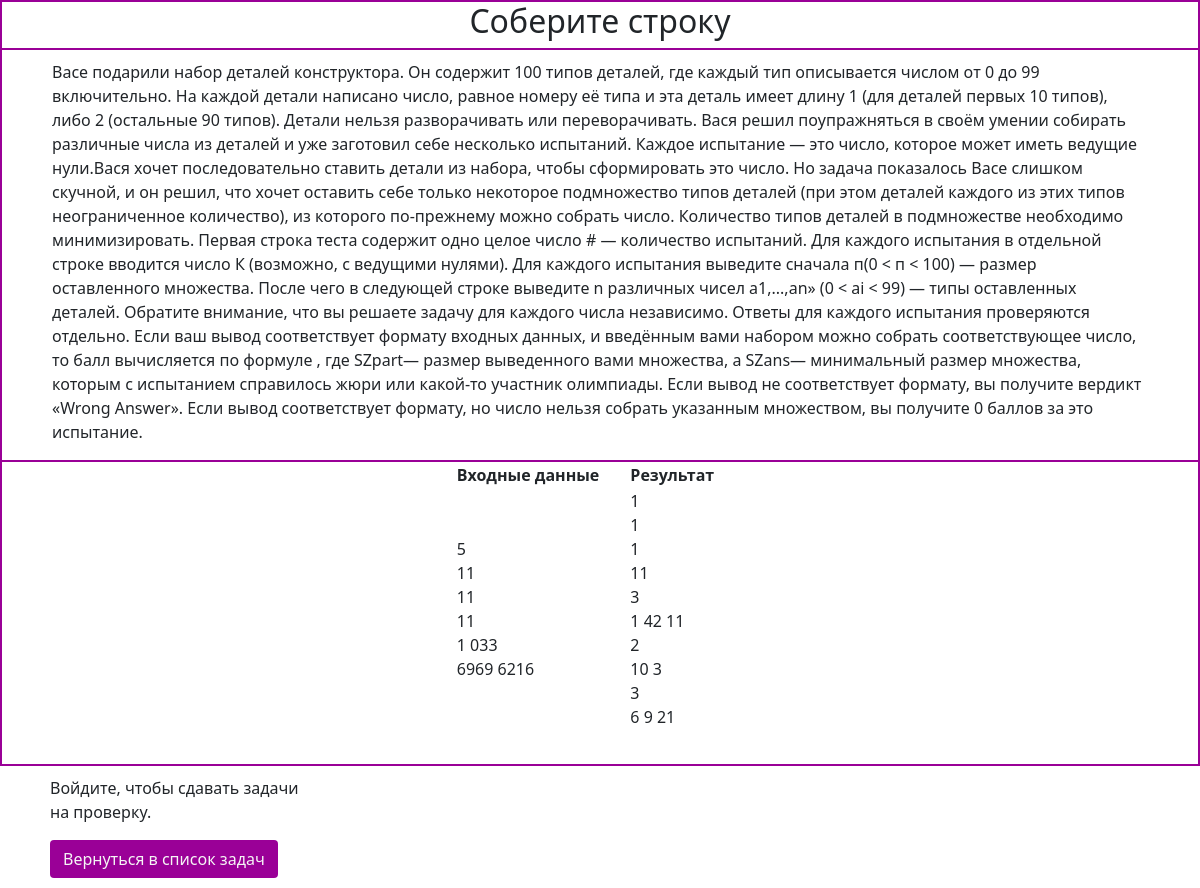
Screenshot of /task/4 with the database file from the repository.
### files/tasks.py (models this page shows)
class Task(SqlAlchemyBase):
    __tablename__ = 'task'
    id = sqlalchemy.Column(sqlalchemy.Integer, primary_key=True, autoincrement=True)
    name = sqlalchemy.Column(sqlalchemy.Text, nullable=True)
    text = sqlalchemy.Column(sqlalchemy.Text, nullable=True)
    input_text = sqlalchemy.Column(sqlalchemy.Text, nullable=True)
    output_text = sqlalchemy.Column(sqlalchemy.Text, nullable=True)

### app.py (the view)
@app.route('/task/<int:id_task>')
def task_page(id_task):
    db_sess = create_session()
    collection_title = '/tasks'
    t = db_sess.query(Task).filter(Task.id == id_task).first()
    return render_template('task_template.html', collection_title=collection_title, t=t, z="c")

### files/db_session.py (called while the page is built)
def create_session() -> Session:
    global __factory
    return __factory()

### templates/task_template.html (shortened to what this page needs)
<!DOCTYPE html>
<html lang="en">
<head>
    <link rel="stylesheet" href="https://cdn.jsdelivr.net/npm/bootstrap@5.1.3/dist/css/bootstrap.min.css">
    <link rel="stylesheet" href="../static/css/task.css">
</head>
<body>
    <div class="h2Div"><h2>{{t.name}}</h2></div>
    <div class="textOfTask"><p class="text-of-task">{{t.text}}</p></div>
    <div class="tableCenter">
        <table align="center">
            <tr>
                <th>Входные данные</th>
                <th>Результат</th>
            </tr>
            <tr>
                <td>
                    {% for i in t.input_text.split("<br>") %}
                        {{i}}<br>
                    {% endfor %}
                </td>
                <td>
                    {% for i in t.output_text.split("<br>") %}
                        {{i}}<br>
                    {% endfor %}
                </td>
            </tr>
        </table>
    </div>
    <div class="inputFilePy">
        {% if current_user.is_authenticated %}
            <form class="formochka" action="/path" method="POST" enctype="multipart/form-data">
                <input type="hidden" name="id" value="{{t.id}}">
                <p><input class="form-control form-control-sm" type="file" name="solut"></p>
                <p><input class="form-control form-control-sm" style="background-color: #9a0097; color: whitesmoke" type="submit" value="Отправить решение"></p>
            </form>
        {% else %}
            <p>Войдите, чтобы сдавать задачи на проверку.</p>
        {% endif %}
        {% if collection_title == '/tasks' %}
            <a class="btn" href="{{ collection_title }}" style="color: whitesmoke; background-color: #9a0097">Вернуться в список задач</a>
        {% else %}
            <a class="btn" href="/collection/{{ collection_title }}" style="color: whitesmoke; background-color: #9a0097">Вернуться в список задач</a>
        {% endif %}
    </div>
</body>
</html>

### static/css/task.css (style rules this page uses)
h2 { font-weight: normal; text-align: center; }
.text-of-task { padding-left: 50px; padding-right: 50px; padding-top: 10px; }
table { margin-top: 10x; margin-bottom: 10px; }
td, th { padding-right: 30px; }
.h2Div { border-left: 2px solid #9a0097; border-right: 2px solid #9a0097; border-top: 2px solid #9a0097; border-bottom: 1px solid #9a0097; }
.textOfTask { border-left: 2px solid #9a0097; border-right: 2px solid #9a0097; border-top: 1px solid #9a0097; border-bottom: 1px solid #9a0097; }
.tableCenter { border-left: 2px solid #9a0097; border-right: 2px solid #9a0097; border-top: 1px solid #9a0097; border-bottom: 2px solid #9a0097; }
.inputFilePy { margin-top: 10px; margin-bottom: 10px; float: left; padding-left: 50px; width: 25%; }

### rows the page displays
Task: name "Соберите строку", text "Васе подарили набор деталей конструктора. Он содержит 100 типов деталей, где каждый тип описывается числом от 0 до 99 включительно. На каждой детали написано число, равное номеру её типа и эта деталь имеет длину 1 (для деталей первых 10 типов), либо 2 (остальные 90 типов). Детали нельзя разворачивать или переворачивать. Вася решил поупражняться в своём умении собирать различные числа из деталей и уже заготовил себе несколько испытаний. Каждое испытание — это число, которое может иметь ведущие нули.Вася хочет последовательно ставить детали из набора, чтобы сформировать это число. Но задача показалось Васе слишком скучной, и он решил, что хочет оставить себе только некоторое подмножество…"

### other values shown
{{ i }} "5" "11" "11" "11" "1 033" "6969 6216"
{{ i }} "1" "1" "1" "11" "3" "1 42 11" "2" "10 3" "3" "6 9 21"
